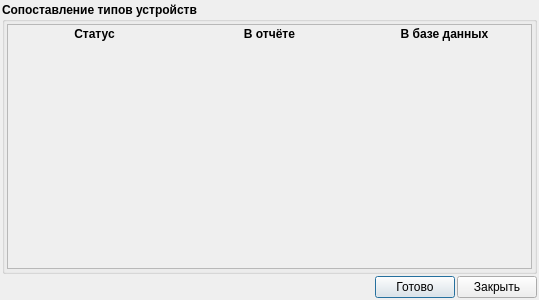
<?xml version="1.0" encoding="UTF-8"?>
<ui version="4.0">
 <class>DeviceImportComparisonTypeDevice</class>
 <widget class="QDialog" name="DeviceImportComparisonTypeDevice">
  <property name="geometry">
   <rect>
    <x>0</x>
    <y>0</y>
    <width>539</width>
    <height>300</height>
   </rect>
  </property>
  <property name="windowTitle">
   <string>Сопоставление типов устройств</string>
  </property>
  <layout class="QVBoxLayout" name="verticalLayout_4">
   <property name="spacing">
    <number>2</number>
   </property>
   <property name="margin">
    <number>2</number>
   </property>
   <item>
    <widget class="QGroupBox" name="groupBox">
     <property name="font">
      <font>
       <weight>75</weight>
       <bold>true</bold>
      </font>
     </property>
     <property name="title">
      <string>Сопоставление типов устройств</string>
     </property>
     <layout class="QVBoxLayout" name="verticalLayout">
      <property name="spacing">
       <number>2</number>
      </property>
      <property name="margin">
       <number>2</number>
      </property>
      <item>
       <widget class="QScrollArea" name="scrollArea">
        <property name="font">
         <font>
          <weight>50</weight>
          <bold>false</bold>
         </font>
        </property>
        <property name="frameShadow">
         <enum>QFrame::Sunken</enum>
        </property>
        <property name="widgetResizable">
         <bool>true</bool>
        </property>
        <widget class="QWidget" name="scrollAreaWidgetContents">
         <property name="geometry">
          <rect>
           <x>0</x>
           <y>0</y>
           <width>523</width>
           <height>239</height>
          </rect>
         </property>
         <layout class="QVBoxLayout" name="verticalLayout_3">
          <property name="spacing">
           <number>2</number>
          </property>
          <property name="margin">
           <number>2</number>
          </property>
          <item>
           <layout class="QVBoxLayout" name="verticalLayout_2">
            <item>
             <layout class="QGridLayout" name="gridElements">
              <property name="horizontalSpacing">
               <number>6</number>
              </property>
              <property name="verticalSpacing">
               <number>2</number>
              </property>
              <item row="0" column="0">
               <widget class="QLabel" name="label">
                <property name="font">
                 <font>
                  <weight>75</weight>
                  <bold>true</bold>
                 </font>
                </property>
                <property name="text">
                 <string>Статус</string>
                </property>
                <property name="alignment">
                 <set>Qt::AlignCenter</set>
                </property>
               </widget>
              </item>
              <item row="0" column="1">
               <widget class="QLabel" name="label_2">
                <property name="font">
                 <font>
                  <weight>75</weight>
                  <bold>true</bold>
                 </font>
                </property>
                <property name="text">
                 <string>В отчёте</string>
                </property>
                <property name="alignment">
                 <set>Qt::AlignCenter</set>
                </property>
               </widget>
              </item>
              <item row="0" column="2">
               <widget class="QLabel" name="label_3">
                <property name="font">
                 <font>
                  <weight>75</weight>
                  <bold>true</bold>
                 </font>
                </property>
                <property name="text">
                 <string>В базе данных</string>
                </property>
                <property name="alignment">
                 <set>Qt::AlignCenter</set>
                </property>
               </widget>
              </item>
             </layout>
            </item>
           </layout>
          </item>
          <item>
           <spacer name="verticalSpacer">
            <property name="orientation">
             <enum>Qt::Vertical</enum>
            </property>
            <property name="sizeHint" stdset="0">
             <size>
              <width>20</width>
              <height>40</height>
             </size>
            </property>
           </spacer>
          </item>
         </layout>
        </widget>
       </widget>
      </item>
     </layout>
    </widget>
   </item>
   <item>
    <layout class="QHBoxLayout" name="horizontalLayout">
     <property name="spacing">
      <number>2</number>
     </property>
     <item>
      <spacer name="horizontalSpacer">
       <property name="orientation">
        <enum>Qt::Horizontal</enum>
       </property>
       <property name="sizeHint" stdset="0">
        <size>
         <width>40</width>
         <height>20</height>
        </size>
       </property>
      </spacer>
     </item>
     <item>
      <widget class="QPushButton" name="buttonApplay">
       <property name="text">
        <string>Готово</string>
       </property>
       <property name="icon">
        <iconset resource="../icons.qrc">
         <normaloff>:/16x16/apply/ico/apply_16x16.png</normaloff>:/16x16/apply/ico/apply_16x16.png</iconset>
       </property>
      </widget>
     </item>
     <item>
      <widget class="QPushButton" name="buttonClose">
       <property name="text">
        <string>Закрыть</string>
       </property>
       <property name="icon">
        <iconset resource="../icons.qrc">
         <normaloff>:/16x16/cancelDel/ico/button_cancel_16x16 (1).png</normaloff>:/16x16/cancelDel/ico/button_cancel_16x16 (1).png</iconset>
       </property>
      </widget>
     </item>
    </layout>
   </item>
  </layout>
 </widget>
 <resources>
  <include location="../icons.qrc"/>
 </resources>
 <connections>
  <connection>
   <sender>buttonClose</sender>
   <signal>clicked()</signal>
   <receiver>DeviceImportComparisonTypeDevice</receiver>
   <slot>reject()</slot>
   <hints>
    <hint type="sourcelabel">
     <x>488</x>
     <y>279</y>
    </hint>
    <hint type="destinationlabel">
     <x>320</x>
     <y>272</y>
    </hint>
   </hints>
  </connection>
 </connections>
</ui>
